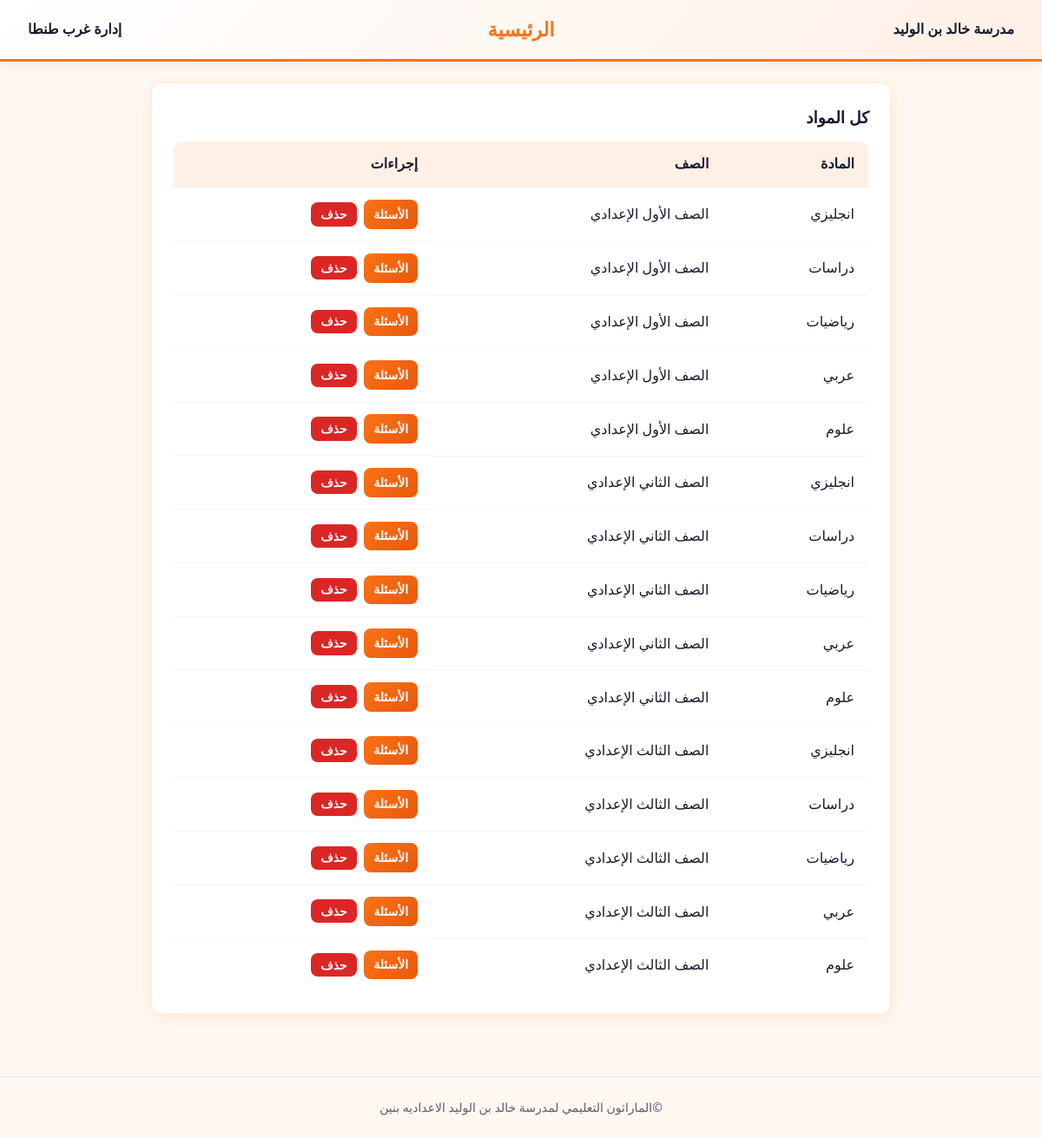
Screenshot of /admin/subjects (signed in) with the database file from the repository.
### models.py (models this page shows, shortened)
class Subject(db.Model):
    __tablename__ = "subjects"
    id = db.Column(db.Integer, primary_key=True)
    name = db.Column(db.String(120), nullable=False)
    grade = db.Column(db.String(50), nullable=False)
    questions = db.relationship("Question", backref="subject", lazy="dynamic", cascade="all, delete-orphan")
    __table_args__ = (db.Index("ix_subjects_grade", "grade"),)

### app.py (the view)
@app.route("/admin/subjects")
@admin_required
def admin_subjects():
    user = db.session.get(User,session["user_id"])
    subjects = Subject.query.order_by(Subject.grade, Subject.name).all()
    return render_template("admin_subjects.html", user=user, subjects=subjects, grades=GRADES)

### app.py (called while the page is built)
@login_manager.user_loader
def load_user(user_id):
    return db.session.get(User, int(user_id))

### auth.py (called while the page is built)
def admin_required(f):
    @wraps(f)
    def decorated(*args, **kwargs):
        if "user_id" not in session:
            flash("الرجاء تسجيل الدخول.", "warning")
            return redirect(url_for("admin_login"))
        user = db.session.get(User, session["user_id"])
        if not user:
            session.pop("user_id", None)
            session.pop("user_role", None)
            return redirect(url_for("admin_login"))
        return f(*args, **kwargs)
    return decorated

### templates/admin_subjects.html (shortened to what this page needs)
{% extends "base.html" %}
{% block content %}
<div class="card">
    <h3>كل المواد</h3>
    {% if subjects %}
    <table class="table-easy">
        <thead>
            <tr>
                <th>المادة</th>
                <th>الصف</th>
                <th>إجراءات</th>
            </tr>
        </thead>
        <tbody>
            {% for s in subjects %}
            <tr>
                <td>{{ s.name }}</td>
                <td>{% for g in grades %}{% if g[0] == s.grade %}{{ g[1] }}{% endif %}{% endfor %}</td>
                <td class="flex">
                    <a href="{{ url_for('admin_questions', subject_id=s.id) }}" class="btn btn-sm btn-primary">الأسئلة</a>
                    <form method="post" action="{{ url_for('admin_subject_delete', subject_id=s.id) }}" style="display:inline;">
                        <button type="submit" class="btn btn-sm btn-danger" data-confirm="حذف هذه المادة؟">حذف</button>
                    </form>
                </td>
            </tr>
            {% endfor %}
        </tbody>
    </table>
    {% else %}
    <p class="text-muted">لا توجد مواد.</p>
    {% endif %}
</div>
{% endblock %}

### static/css/style.css (style rules this page uses)
:root { --bg: #fff8f2; --surface: #ffffff; --surface2: #fff0e6; --surface3: #e8f4fc; --text: #1a1a2e; --text-muted: #5c5c6d; --accent: #f97316; --accent-hover: #ea580c; --accent-blue: #2563eb; --accent-blue-light: #dbeafe; --success: #16a34a; --danger: #dc2626; --warning: #ca8a04; --radius: 12px; --shadow: 0 2px 12px rgba(0,0,0,0.08); --shadow-card: 0 4px 20px rgba(249, 115, 22, 0.12); }
* { box-sizing: border-box; margin: 0; padding: 0; }
body { font-family: 'Segoe UI', 'Tahoma', 'Arial', sans-serif; background: var(--bg); color: var(--text); min-height: 100vh; line-height: 1.6; direction: rtl; text-align: right; }
.card { background: var(--surface); border-radius: var(--radius); padding: 1.5rem; margin-bottom: 1rem; box-shadow: var(--shadow-card); border: 1px solid rgba(249, 115, 22, 0.15); }
.card h1, .card h2, .card h3 { margin-bottom: 0.75rem; color: var(--text); }
.btn { display: inline-block; padding: 0.6rem 1.2rem; border-radius: 8px; font-weight: 600; text-decoration: none; border: none; cursor: pointer; font-size: 1rem; transition: background 0.2s, transform 0.1s; }
.btn-primary { background: linear-gradient(135deg, var(--accent) 0%, #ea580c 100%); color: #fff; }
.btn-danger { background: var(--danger); color: #fff; }
.btn-sm { padding: 0.35rem 0.7rem; font-size: 0.875rem; }
table { width: 100%; border-collapse: collapse; background: var(--surface); border-radius: var(--radius); overflow: hidden; border: 1px solid #e5e7eb; }
th, td { padding: 0.75rem 1rem; text-align: right; border-bottom: 1px solid #f3f4f6; }
th { background: var(--surface2); font-weight: 600; color: var(--text); }
tr:last-child td { border-bottom: none; }
.flex { display: flex; gap: 0.5rem; flex-wrap: wrap; align-items: center; }
.table-easy th, .table-easy td { padding: 0.85rem 1rem; font-size: 1rem; }

### rows the page displays
Subject: name "انجليزي", g "الصف الأول الإعدادي"
Subject: name "دراسات", g "الصف الأول الإعدادي"
Subject: name "رياضيات", g "الصف الأول الإعدادي"
Subject: name "عربي", g "الصف الأول الإعدادي"
Subject: name "علوم", g "الصف الأول الإعدادي"
Subject: name "انجليزي", g "الصف الثاني الإعدادي"
Subject: name "دراسات", g "الصف الثاني الإعدادي"
Subject: name "رياضيات", g "الصف الثاني الإعدادي"
Subject: name "عربي", g "الصف الثاني الإعدادي"
Subject: name "علوم", g "الصف الثاني الإعدادي"
Subject: name "انجليزي", g "الصف الثالث الإعدادي"
Subject: name "دراسات", g "الصف الثالث الإعدادي"
Subject: name "رياضيات", g "الصف الثالث الإعدادي"
Subject: name "عربي", g "الصف الثالث الإعدادي"
Subject: name "علوم", g "الصف الثالث الإعدادي"
